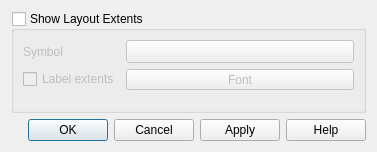
<?xml version="1.0" encoding="UTF-8"?>
<ui version="4.0">
 <class>QgsDecorationLayoutExtentDialog</class>
 <widget class="QDialog" name="QgsDecorationLayoutExtentDialog">
  <property name="geometry">
   <rect>
    <x>0</x>
    <y>0</y>
    <width>377</width>
    <height>152</height>
   </rect>
  </property>
  <property name="windowTitle">
   <string>Layout Extents Properties</string>
  </property>
  <layout class="QVBoxLayout" name="verticalLayout">
   <property name="sizeConstraint">
    <enum>QLayout::SetMinimumSize</enum>
   </property>
   <item>
    <widget class="QGroupBox" name="grpEnable">
     <property name="title">
      <string>Show Layout Extents</string>
     </property>
     <property name="checkable">
      <bool>true</bool>
     </property>
     <property name="checked">
      <bool>false</bool>
     </property>
     <layout class="QGridLayout" name="gridLayout">
      <item row="1" column="1">
       <widget class="QgsFontButton" name="mButtonFontStyle">
        <property name="sizePolicy">
         <sizepolicy hsizetype="Expanding" vsizetype="Fixed">
          <horstretch>0</horstretch>
          <verstretch>0</verstretch>
         </sizepolicy>
        </property>
        <property name="text">
         <string>Font</string>
        </property>
       </widget>
      </item>
      <item row="0" column="0">
       <widget class="QLabel" name="mLineSymbolLabel">
        <property name="text">
         <string>Symbol</string>
        </property>
        <property name="wordWrap">
         <bool>true</bool>
        </property>
       </widget>
      </item>
      <item row="1" column="0">
       <widget class="QCheckBox" name="mCheckBoxLabelExtents">
        <property name="text">
         <string>Label extents</string>
        </property>
       </widget>
      </item>
      <item row="0" column="1">
       <widget class="QgsSymbolButton" name="mSymbolButton">
        <property name="sizePolicy">
         <sizepolicy hsizetype="Preferred" vsizetype="Preferred">
          <horstretch>0</horstretch>
          <verstretch>0</verstretch>
         </sizepolicy>
        </property>
        <property name="minimumSize">
         <size>
          <width>100</width>
          <height>0</height>
         </size>
        </property>
        <property name="text">
         <string/>
        </property>
       </widget>
      </item>
      <item row="2" column="1">
       <spacer name="verticalSpacer">
        <property name="orientation">
         <enum>Qt::Vertical</enum>
        </property>
        <property name="sizeHint" stdset="0">
         <size>
          <width>20</width>
          <height>40</height>
         </size>
        </property>
       </spacer>
      </item>
     </layout>
    </widget>
   </item>
   <item>
    <widget class="QDialogButtonBox" name="buttonBox">
     <property name="orientation">
      <enum>Qt::Horizontal</enum>
     </property>
     <property name="standardButtons">
      <set>QDialogButtonBox::Apply|QDialogButtonBox::Cancel|QDialogButtonBox::Help|QDialogButtonBox::Ok</set>
     </property>
    </widget>
   </item>
  </layout>
 </widget>
 <customwidgets>
  <customwidget>
   <class>QgsSymbolButton</class>
   <extends>QToolButton</extends>
   <header>qgssymbolbutton.h</header>
  </customwidget>
  <customwidget>
   <class>QgsFontButton</class>
   <extends>QToolButton</extends>
   <header>qgsfontbutton.h</header>
  </customwidget>
 </customwidgets>
 <tabstops>
  <tabstop>grpEnable</tabstop>
  <tabstop>mSymbolButton</tabstop>
  <tabstop>mCheckBoxLabelExtents</tabstop>
  <tabstop>mButtonFontStyle</tabstop>
 </tabstops>
 <resources/>
 <connections/>
</ui>
